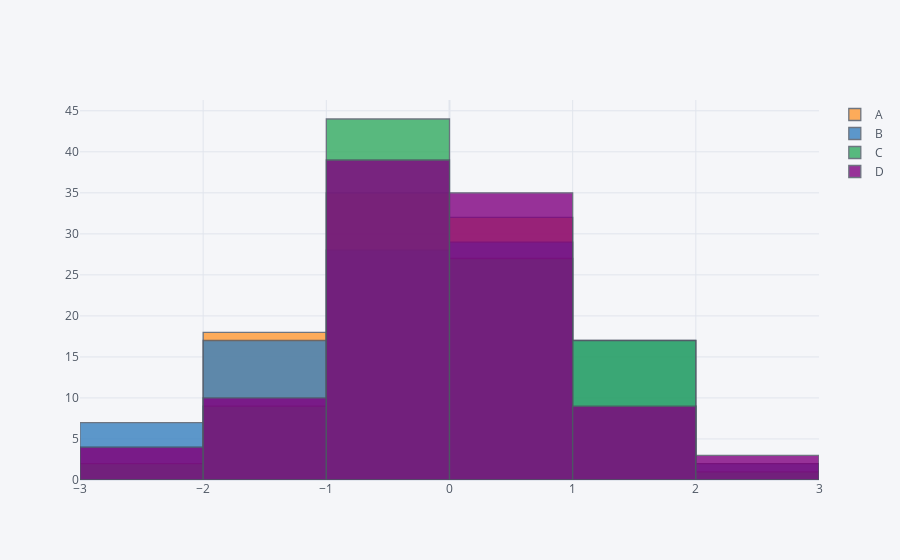

The notebook cell saved with this chart:
### Code cell
df1.iplot(kind='hist', bins=7)
